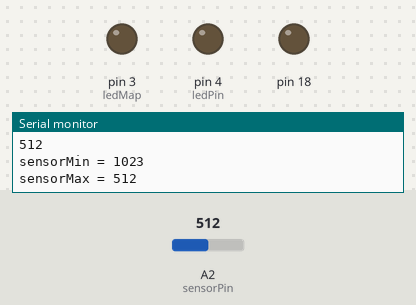
This sketch was run on a simulated Arduino Uno, built with avr-gcc and run on an emulated ATmega328P. Parts: output pins drawn as LEDs (lit = HIGH), the last lines printed to the serial monitor. The inputs (shaded band) are chosen by the test bench; at power-on: A2 (sensorPin) = 512.

Above: at 7.2 s.
7.3 s: A2 (sensorPin) set to 766
10.3 s: A2 (sensorPin) set to 792
At 11.4 s:
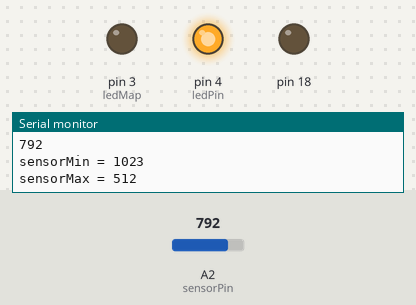
11.8 s: A2 (sensorPin) set to 716
At 12.4 s:
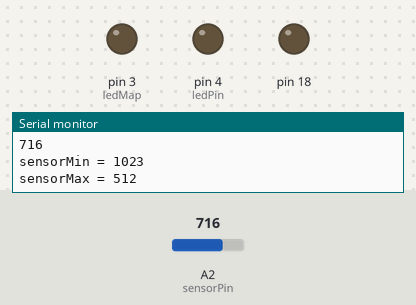
13.3 s: A2 (sensorPin) set to 900
At 14.7 s:
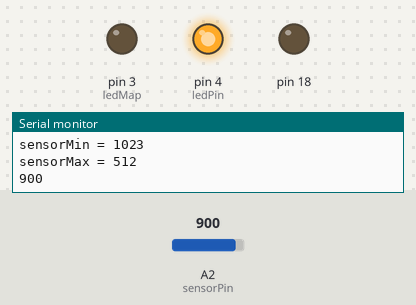
Timing chart, 0 to 16.3 s (numbered marks = the images above; inputs shaded):
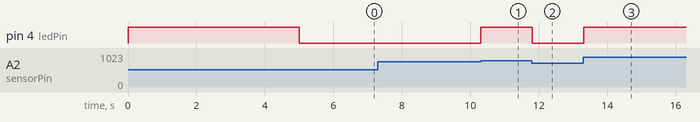

The sketch:

teensy3.2_calibrate_LED.ino
```cpp
/*
  Calibration LED output

  The circuit:
  Teensy
  - sensor on A2
  - LED on for calibration time
  - LED for mapping calibrated min and mx to

  based on:
  http://www.arduino.cc/en/Tutorial/Calibration
*/

// These constants won't change:
const int sensorPin = A2;    // pin that the sensor is attached to
const int ledPin = 4;        // pin that the LED is attached to
const int ledMap = 3;

// variables:
int sensorValue = 0;         // the sensor value
int sensorMin = 1023;        // minimum sensor value
int sensorMax = 0;           // maximum sensor value


void setup() {

  Serial.begin(9600);

  // turn on LED to signal the start of the calibration period:
  pinMode(ledPin, OUTPUT);
  pinMode(ledMap, OUTPUT);
  digitalWrite(ledPin, HIGH);
  pinMode(18, OUTPUT);
  digitalWrite(18, LOW);
  pinMode(19, INPUT_PULLUP);


  // calibrate during the first five seconds
  while (millis() < 5000) {
    sensorValue = analogRead(sensorPin);

    // record the maximum sensor value
    if (sensorValue > sensorMax) {
      sensorMax = sensorValue;
    }

    // record the minimum sensor value
    if (sensorValue < sensorMax) {
      sensorMin = sensorValue;
    }
  }

  // signal the end of the calibration period
  digitalWrite(ledPin, LOW);
  delay(1000);
}

void loop() {
  // read the sensor:
  sensorValue = analogRead(sensorPin);
  Serial.println(sensorValue);

    // fade LED with new min and max values
    // apply the calibration to the sensor reading
    sensorValue = map(sensorValue, sensorMax, sensorMin, -10, 255);

    // in case the sensor value is outside the range seen during calibration
    sensorValue = constrain(sensorValue, 0, 255);

    // fade the LED using the calibrated value:
    analogWrite(ledPin, sensorValue);

/*
  // turn on led if recorded max is crossed
  if (sensorValue <= sensorMin) {
    digitalWrite(ledPin, HIGH);
  } else {
    digitalWrite(ledPin, LOW);
  }
*/
  //  Serial.print("sensorValue = ");
  //  Serial.println(sensorValue);
  Serial.print("sensorMin = ");
  Serial.println(sensorMin);
  Serial.print("sensorMax = ");
  Serial.println(sensorMax);

  delay(10);
}
```

Measured:
- the behaviour switches between 778 and 779 on A2 (sensorPin) (found by bisection; images 0 and 1)
- after the input at 10.3 s, pin 4 (ledPin): LOW → HIGH at once
- after the input at 11.8 s, pin 4 (ledPin): HIGH → LOW at once
- after the input at 13.3 s, pin 4 (ledPin): LOW → HIGH at once
